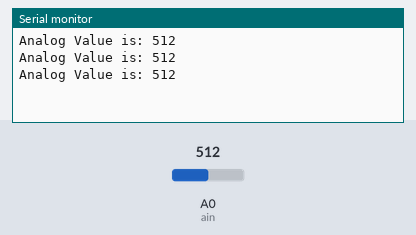
This sketch was run on a simulated Arduino Uno, built with avr-gcc and run on an emulated ATmega328P. On the bench: the last lines printed to the serial monitor. Inputs (shaded band) come from the test bench; at power-on: A0 (ain) = 512.

Above: at 1.3 s.
1.4 s: A0 (ain) set to 716
At 1.9 s:
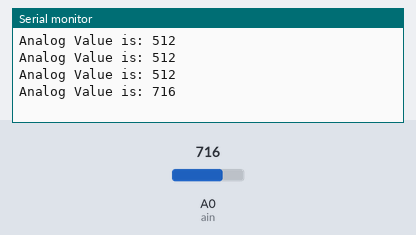
2.9 s: A0 (ain) set to 900
At 3.4 s:
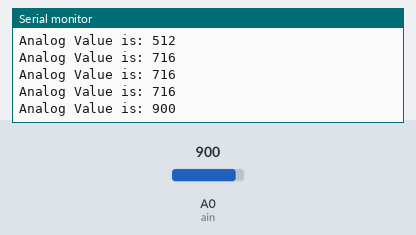
Timing chart, 0 to 5.9 s (numbered marks = the images above; inputs shaded):
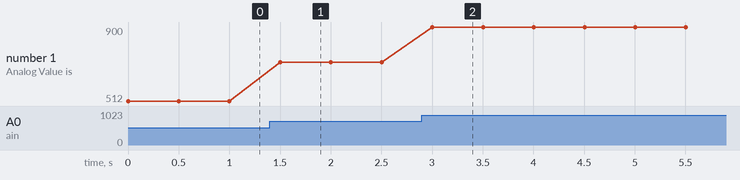

The sketch:

Analog.ino
```cpp
int ain = A0;
int aval;

void setup() {
  Serial.begin(9600);
  pinMode(ain,INPUT);
}
void loop() {
  aval = analogRead(ain);
  Serial.print("Analog Value is: ");
  Serial.println(aval);
  delay(500);
}
```

Measured:
- after the input at 1.4 s, the serial monitor: prints a new line after 0.10 s (image 1)
- after the input at 2.9 s, the serial monitor: prints a new line after 0.10 s (image 2)
- plotted number 1: 512 → 716 after the input at 1.4 s, 716 → 900 after the input at 2.9 s
